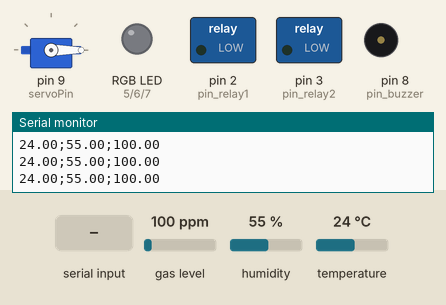
Recording of a sketch running on a simulated Arduino Uno, built with avr-gcc and run on an emulated ATmega328P. On the bench: servo, switched loads named in the sketch (green lamp = pin HIGH), an RGB LED mixed from three pins (HIGH = lit), buzzer (waves = sounding, pin HIGH), the last lines printed to the serial monitor. Inputs (shaded band) come from the test bench; at power-on: gas level 100 ppm, humidity 55 %, temperature 24 °C.

Above: at 1.2 s.
1.3 s: "90;45;200\n" received over Serial
At 2.5 s:
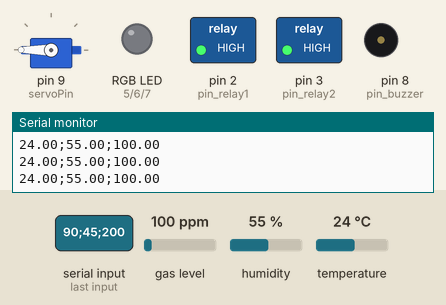
3.0 s: "30;150;10\n" received over Serial
At 4.0 s:
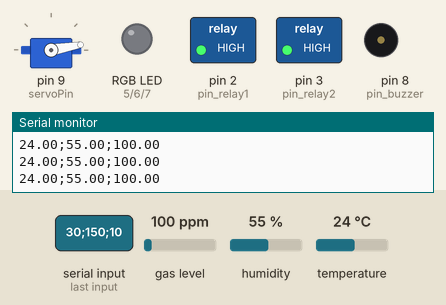
4.5 s: "90;45\n" received over Serial
At 5.4 s:
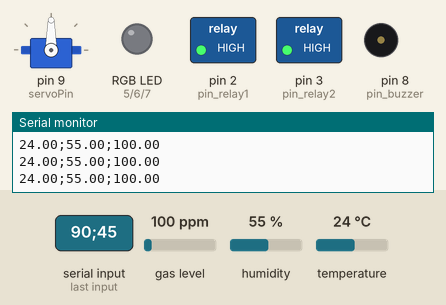
6.0 s: "30;150\n" received over Serial
At 6.9 s:
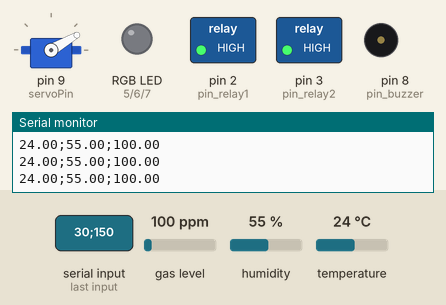
7.5 s: "0\n" received over Serial
At 8.2 s:
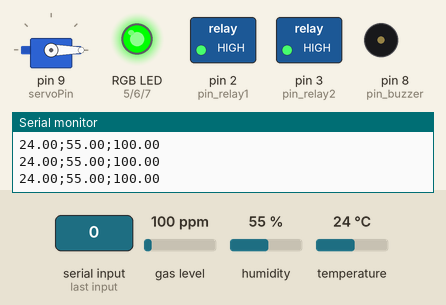
9.0 s: "90;45;200;10\n" received over Serial
At 9.7 s:
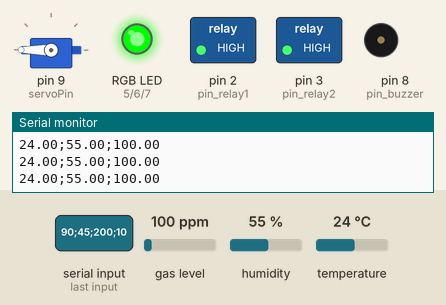
Timing chart, 0 to 11.5 s (numbered marks = the images above; inputs shaded):
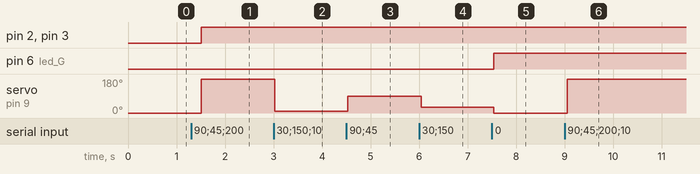

Measured:
- after the input at 1.3 s, pin 2 (pin_relay1), pin 3 (pin_relay2): LOW → HIGH after 0.21 s; servo on pin 9 (servoPin): 0° → 180° after 0.21 s
- after the input at 3.0 s, servo on pin 9 (servoPin): 180° → 10° at once
- after the input at 4.5 s, servo on pin 9 (servoPin): 10° → 90° at once
- after the input at 6.0 s, servo on pin 9 (servoPin): 90° → 30° at once
- after the input at 7.5 s, pin 6 (led_G): LOW → HIGH at once; servo on pin 9 (servoPin): 30° → 0° at once
- after the input at 9.0 s, servo on pin 9 (servoPin): 0° → 180° after 0.05 s

The sketch:

program_uts.ino
```cpp
#include <MQUnifiedsensor.h>
#include "DHT.h"
#include <Servo.h>

//Definitions
#define placa "Arduino UNO"
#define Voltage_Resolution 5
#define pin A0                  //Analog input 0 of your arduino
#define type "MQ-135"           //MQ135
#define ADC_Bit_Resolution 10   // For arduino UNO/MEGA/NANO
#define RatioMQ135CleanAir 3.6  //RS / R0 = 3.6 ppm
MQUnifiedsensor MQ135(placa, Voltage_Resolution, ADC_Bit_Resolution, pin, type);

#define led_R 5
#define led_G 6
#define led_B 7
#define pin_buzzer 8
#define pin_relay1 2
#define pin_relay2 3
#define DHTPIN 4
#define DHTTYPE DHT22
DHT dht(DHTPIN, DHTTYPE);

Servo servo;
const int servoPin = 9;

int ac, ventilasi, venServo, led, buzzer;

void setup() {
  Serial.begin(9600);
  MQ135.setRegressionMethod(1);
  MQ135.init();
  dht.begin();

  pinMode(pin_buzzer, OUTPUT);
  pinMode(pin_relay1, OUTPUT);
  pinMode(pin_relay2, OUTPUT);
  pinMode(led_R, OUTPUT);
  pinMode(led_G, OUTPUT);
  pinMode(led_B, OUTPUT);

  servo.attach(servoPin);
  servo.write(0);

  float calcR0 = 0;
  for (int i = 1; i <= 10; i++) {
    MQ135.update();
    calcR0 += MQ135.calibrate(RatioMQ135CleanAir);
  }
  MQ135.setR0(calcR0 / 10);

  if (isinf(calcR0)) {
    while (1)
      ;
  }
  if (calcR0 == 0) {
    while (1)
      ;
  }
}

void loop() {
  MQ135.update();
  MQ135.setA(605.18);
  MQ135.setB(-3.937);
  float ppm = MQ135.readSensor();
  float h = dht.readHumidity();
  float t = dht.readTemperature();
  Serial.println(String(t, 2) + ";" + String(h, 2) + ";" + String(ppm, 2));


  if (Serial.available() > 0) {
    String inputString = Serial.readStringUntil('\n');

    while (Serial.available() > 0) {
      Serial.read();
    }

    int firstSemicolon = inputString.indexOf(';');
    int secondSemicolon = inputString.indexOf(';', firstSemicolon + 1);
    int thirdSemicolon = inputString.indexOf(';', secondSemicolon + 1);
    int fourSemicolon = inputString.indexOf(';', thirdSemicolon + 1);
    int fiveSemicolon = inputString.indexOf(';', fourSemicolon + 1);

    String ac_str = inputString.substring(0, firstSemicolon);
    String ventilasi_str = inputString.substring(firstSemicolon + 1, secondSemicolon);
    String venServo_str = inputString.substring(secondSemicolon + 1, thirdSemicolon);
    String led_str = inputString.substring(thirdSemicolon + 1, fourSemicolon);
    String buzzer_str = inputString.substring(fourSemicolon + 1, fiveSemicolon);

    ac_str.trim();
    ventilasi_str.trim();
    venServo_str.trim();
    led_str.trim();
    buzzer_str.trim();

    ac = ac_str.toInt();
    ventilasi = ventilasi_str.toInt();
    venServo = venServo_str.toInt();
    led = led_str.toInt();
    buzzer = buzzer_str.toInt();

    (ac == 1) ? digitalWrite(pin_relay1, LOW) : digitalWrite(pin_relay1, HIGH);
    (ventilasi == 1) ? digitalWrite(pin_relay2, LOW) : digitalWrite(pin_relay2, HIGH);
    (buzzer == 1) ? digitalWrite(pin_buzzer, HIGH) : digitalWrite(pin_buzzer, LOW);

    if(led == 0 )setRGB(0, 1, 0);
    else if (led == 1) setRGB(0, 0, 1);
    else if (led == 2) setRGB(1, 0, 0);

    servo.write(venServo);
  }

  delay(500);
}

void setRGB(int red, int green, int blue) {
  digitalWrite(led_R, red);
  digitalWrite(led_G, green);
  digitalWrite(led_B, blue);
}
```
